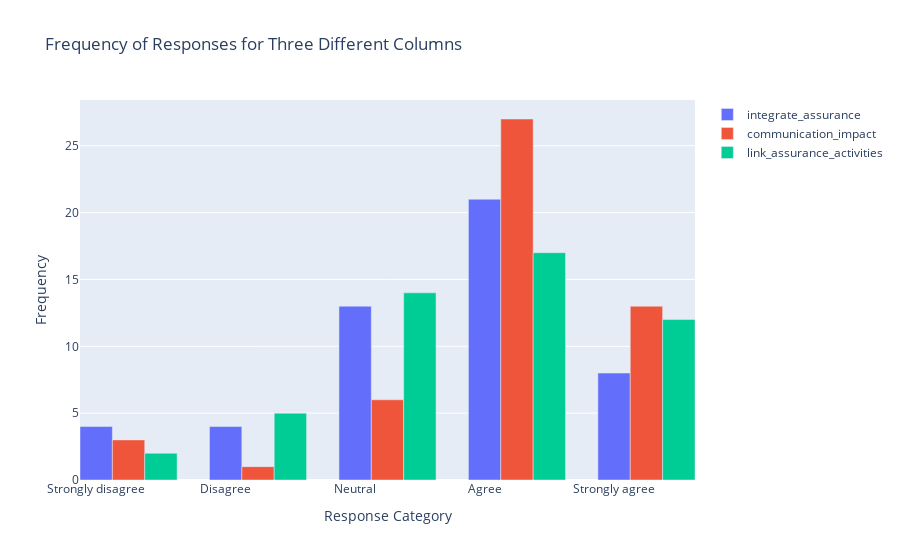

Source (notebook cell):
### Markdown cell above
- Overall Satisfaction is high

Q: 3 Qs on process of assurance (integration into operation, communication & linking) 
- **Most often** respondents **agree** that:
    - their assurance activities extend beyond checklists and are integrated into operational practices
    - the way they communicate assurance contributes to building and maintaining trust
    - they can link assurance activities to higher-level principles guiding trustwowrthiness and ethical standards
- Respondents were **most positive** about **communication** of assurance
    - among those 13 that reported dissatisfaction on some level, the most frequent response to the question around effectiveness of communication was still "agree"

Q: How satisfied are you with how your team identifies and documents requirements, actions, and decisions in your assurance process?
- Overall, the most frequent response to **how satisfied** teams are with their assurance process was **Somewhat satisfied**
    - Among respondents with **publicly impactful DTs**, there were **fewer reports of high satisfaction**, and the most frequent response was **somewhat unsatisfied**

### Code cell
response_options = [
            "Strongly disagree",
            "Disagree",
            "Neutral",
            "Agree",
            "Strongly agree",
        ]
sel_df = df[['integrate_assurance','communication_impact','link_assurance_activities']]
# Calculate frequencies for each column
frequencies = {col: sel_df[col].value_counts().reindex(response_options, fill_value=0) for col in sel_df.columns}

# Convert the frequencies to a DataFrame
freq_df = pd.DataFrame(frequencies)

# Set positions for the bars
bar_width = 0.25
positions = [np.arange(len(response_options)) + i * bar_width for i in range(len(sel_df.columns))]

# Create the traces
traces = [
    go.Bar(
        x=[pos for pos in pos_list],
        y=freq_df[col],
        name=col,
        width=bar_width
    ) for col, pos_list in zip(sel_df.columns, positions)
]

# Create the layout
layout = go.Layout(
    barmode='group',
    xaxis=dict(title='Response Category', tickvals=positions[0], ticktext=response_options),
    yaxis=dict(title='Frequency'),
    title='Frequency of Responses for Three Different Columns'
)

# Create and show the figure
fig = go.Figure(data=traces, layout=layout)
fig.show()

### Figure 1 — Plotly figure (JSON) as saved in the notebook; plotly's stock layout.template omitted (floating-point values rounded to 4 significant figures)
{"data": [{"name": "integrate_assurance", "type": "bar", "width": 0.25, "x": [0, 1, 2, 3, 4], "y": [4, 4, 13, 21, 8]}, {"name": "communication_impact", "type": "bar", "width": 0.25, "x": [0.25, 1.25, 2.25, 3.25, 4.25], "y": [3, 1, 6, 27, 13]}, {"name": "link_assurance_activities", "type": "bar", "width": 0.25, "x": [0.5, 1.5, 2.5, 3.5, 4.5], "y": [2, 5, 14, 17, 12]}], "layout": {"barmode": "group", "title": {"text": "Frequency of Responses for Three Different Columns"}, "xaxis": {"ticktext": ["Strongly disagree", "Disagree", "Neutral", "Agree", "Strongly agree"], "tickvals": [0, 1, 2, 3, 4], "title": {"text": "Response Category"}}, "yaxis": {"title": {"text": "Frequency"}}}}
